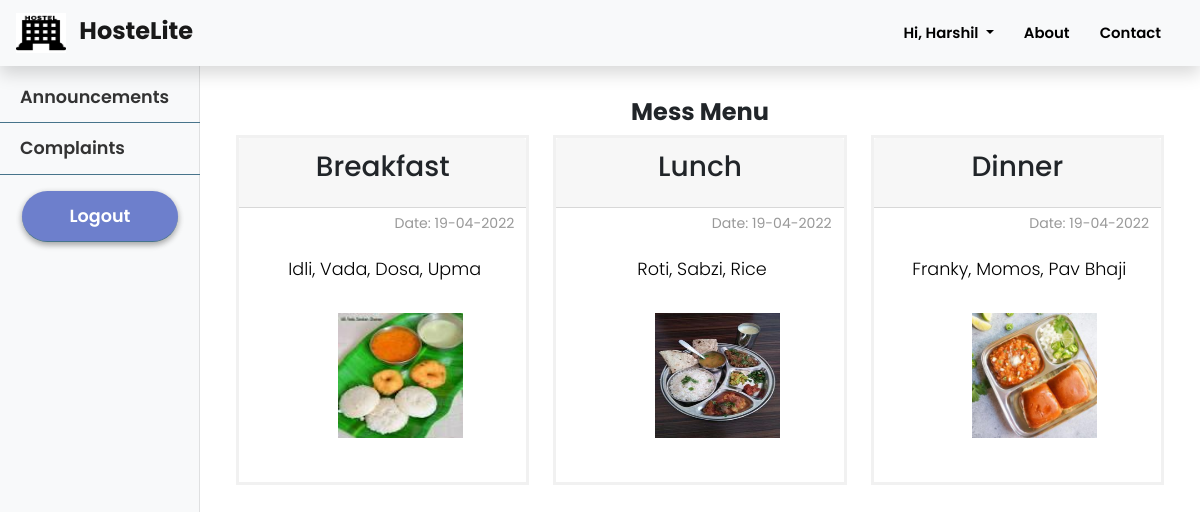
/cr/mess (signed in), run on the app's committed database.
### hostelmanagement/models.py (models this page shows, shortened)
class User(db.Model, UserMixin):
    id = db.Column(db.Integer, primary_key=True)
    college_id = db.Column(db.String(9), unique=True, nullable=False)
    firstname = db.Column(db.String(20), nullable=False)
    lastname = db.Column(db.String(20), nullable=False)
    email = db.Column(db.String(120), unique=True, nullable=False)
    password = db.Column(db.String(60), nullable=False)
    phone = db.Column(db.String(10), unique=True, nullable=False)
    address = db.Column(db.Text, nullable=False)
    course = db.Column(db.String(20),nullable=True)
    department = db.Column(db.String(20), nullable=True)
    user_type = db.Column(db.Integer, nullable = False, default=1)
    room_no = db.Column(db.Integer, nullable = True)
    announcements = db.relationship('Announcement', backref='author', lazy=True)
    complaints = db.relationship('Complaint', backref='author', lazy=True)
    mess_menu = db.relationship('MessMenu', backref='author', lazy=True)
    courier = db.relationship('Courier', backref='user', lazy=True)
    exitentry = db.relationship('ExitEntry', backref='user', lazy=True)
    visitor = db.relationship('Visitor', backref='user', lazy=True)

class MessMenu(db.Model):
    id = db.Column(db.Integer, primary_key = True)
    user_id = db.Column(db.Integer, db.ForeignKey('user.id'), nullable = False)
    type_of_meal = db.Column(db.String(100), nullable = False)
    menu = db.Column(db.Text, nullable = False)
    image = db.Column(db.String(20), nullable = False, default = 'food.jpg')
    date_posted = db.Column(db.DateTime, nullable = False, default = datetime.utcnow)

### hostelmanagement/routes.py (the view)
@app.route("/cr/mess")
@login_required
def cr_mess_menu():
    messMenu = MessMenu.query.all()
    return render_template('cr/mess_menu.html', title = 'Mess Menu', messMenu = messMenu)

### hostelmanagement/models.py (called while the page is built)
@login_manager.user_loader
def load_user(user_id):
    return User.query.get(int(user_id))

### hostelmanagement/templates/cr/mess_menu.html (shortened to what this page needs)
{% extends 'cr/cr_layout.html' %}
{% block cr_content %}
    <h4 class="mb-2 font-weight-bold" style="text-align: center; padding-top: 20px;">Mess Menu</h4>
    <div class="card-deck grid-mess ml-2 mr-2">
        {% for item in messMenu %}
            <div class="card-mess ml-1 mr-1">
                <div class="card-header">
                    <h3 style="text-align: center;" class="card-title">{{ item.type_of_meal }}</h3>
                </div>
                <div class="card-body" style="padding-top: 0px;">
                    <p style="text-align: right;"><small>Date: {{item.date_posted.strftime('%d-%m-%Y')}}</small></p>
                    <p style="color: black; text-align: center;">{{item.menu}}</p>
                </div>
                <div style="margin:auto;" class="col-md-5"><img width=125px height=125px src="{{ url_for('static', filename='menu_pics/' + item.image) }}" alt="food"></div>
            </div>
        {% endfor %}
    </div>
{% endblock %}

### hostelmanagement/templates/layout.html (shortened to what this page needs)
<!DOCTYPE html>
<html>
<head>
    <link rel="stylesheet" href="https://cdn.jsdelivr.net/npm/bootstrap@4.5.3/dist/css/bootstrap.min.css">
    <link rel='stylesheet' href="{{ url_for('static', filename='style.css') }}">
    <link rel="stylesheet" href="https://use.fontawesome.com/releases/v5.8.1/css/all.css"
 />
</head>
<body>
    <section id="landingPage">
        <nav class="navbar sticky-top shadow navbar-expand-lg navbar-light bg-light">
            <a class="navbar-brand col-md-3 col-lg-2 mr-0 pl-0 pr-0" href="{{url_for('index')}}">
                <img width="50" height="40" class="d-inline-block align-top" alt="" loading="lazy">
                <strong class="pl-2 mt-2" style="font-size:1.2em;">HosteLite</strong>
            </a>
            <ul class='navbar-nav ml-auto mr-2'>
                {% if not current_user.is_authenticated %}
                    <li class="nav-item">
                        <a class="nav-link" href="{{ url_for('about') }}">About</a>
                    </li>
                    <li class="nav-item">
                        <a class="nav-link" href="{{ url_for('contact') }}">Contact</a>
                    </li>
                    <li class="nav-item">
                        <a class="nav-link" href="{{ url_for('login') }}">Log In</a>
                    </li>
                    <li class="nav-item">
                        <a class="nav-link toButton pl-15 pr-15" style="color: white; font-weight: 600" href="{{ url_for('application') }}">Apply Now</a>
                    </li>
                {% else %}
                    <li class="nav-item dropdown">
                        <a class="nav-link dropdown-toggle" href="#" id="navbarDropdown" role="button" data-toggle="dropdown" aria-haspopup="true" aria-expanded="false">
                            Hi, {{ current_user.firstname }}
                        </a>
                    </li>
                    <li class="nav-item">
                        <a class="nav-link" href="{{ url_for('about') }}">About</a>
                    </li>
                    <li class="nav-item">
                        <a class="nav-link" href="{{ url_for('contact') }}">Contact</a>
                    </li>
                {% endif %}
            </ul>
        </nav>
    </section>
    {% block content %}
    {% endblock %}
</body>
</html>

### hostelmanagement/static/style.css (style rules this page uses)
* { margin: 0; padding: 0; font-family: "Poppins", sans-serif; font-size: 16px; box-sizing: border-box; }
body { padding-top: 70px; overflow-x:hidden; scroll-behavior: smooth; }
#landingPage nav { position: fixed; width: 100%; opacity: 1; background-color: rgba(255, 255, 255); }
#landingPage nav ul a { font-size: 0.93em; font-weight: 600; text-decoration: none; padding: 10px 15px; text-align: center; color: #000; }
p { font-family: 'Poppins', sans-serif; font-size: 1.1em; font-weight: 300; line-height: 1.7em; color: #999; }
.grid-mess { display: grid; grid-template-columns: repeat(3, 1fr); gap: 16px; }
.card-mess { height: 350px; border: 3px solid #f1f1f1; }
.card-body { padding: 0.75rem; padding-left: 1rem; }

### data on the page
User: firstname "Harshil"
MessMenu: type_of_meal "Breakfast", date_posted "19-04-2022", menu "Idli, Vada, Dosa, Upma", image (picture)
MessMenu: type_of_meal "Lunch", date_posted "19-04-2022", menu "Roti, Sabzi, Rice", image (picture)
MessMenu: type_of_meal "Dinner", date_posted "19-04-2022", menu "Franky, Momos, Pav Bhaji", image (picture)
